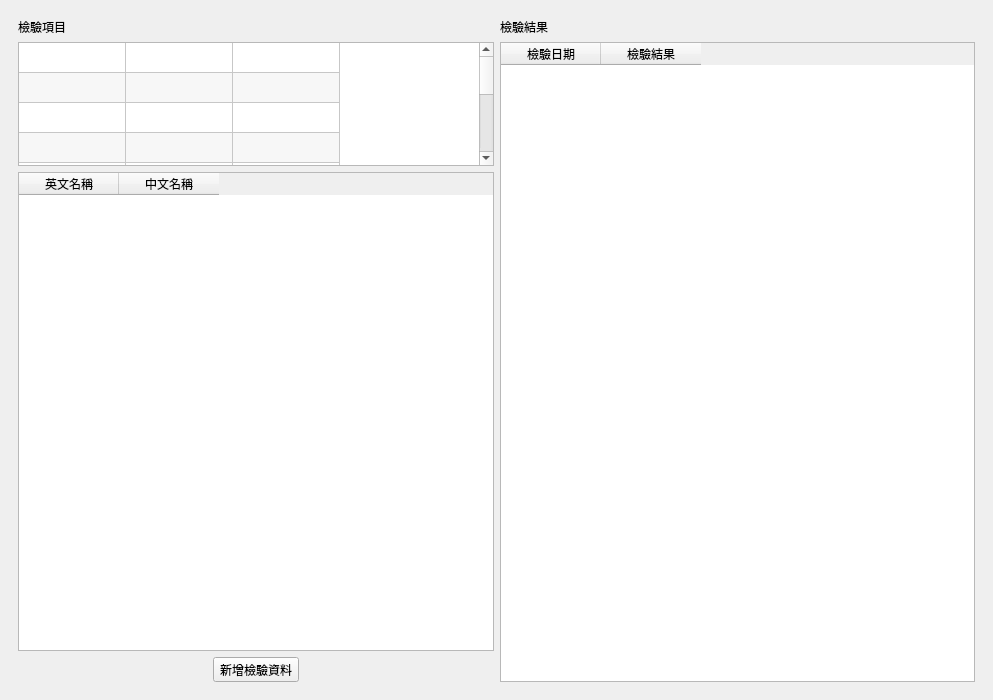
<?xml version="1.0" encoding="UTF-8"?>
<ui version="4.0">
 <class>MainWindow</class>
 <widget class="QMainWindow" name="MainWindow">
  <property name="geometry">
   <rect>
    <x>0</x>
    <y>0</y>
    <width>993</width>
    <height>700</height>
   </rect>
  </property>
  <property name="windowTitle">
   <string>MainWindow</string>
  </property>
  <widget class="QWidget" name="centralwidget">
   <layout class="QVBoxLayout" name="verticalLayout_3">
    <item>
     <layout class="QHBoxLayout" name="horizontalLayout">
      <property name="leftMargin">
       <number>9</number>
      </property>
      <property name="topMargin">
       <number>9</number>
      </property>
      <property name="rightMargin">
       <number>9</number>
      </property>
      <property name="bottomMargin">
       <number>9</number>
      </property>
      <item>
       <layout class="QVBoxLayout" name="verticalLayout">
        <item>
         <widget class="QLabel" name="label">
          <property name="text">
           <string>檢驗項目</string>
          </property>
         </widget>
        </item>
        <item>
         <widget class="QTableWidget" name="tableWidget_groups">
          <property name="maximumSize">
           <size>
            <width>16777215</width>
            <height>124</height>
           </size>
          </property>
          <property name="editTriggers">
           <set>QAbstractItemView::NoEditTriggers</set>
          </property>
          <property name="alternatingRowColors">
           <bool>true</bool>
          </property>
          <property name="selectionMode">
           <enum>QAbstractItemView::SingleSelection</enum>
          </property>
          <property name="selectionBehavior">
           <enum>QAbstractItemView::SelectItems</enum>
          </property>
          <property name="rowCount">
           <number>10</number>
          </property>
          <property name="columnCount">
           <number>3</number>
          </property>
          <attribute name="horizontalHeaderVisible">
           <bool>false</bool>
          </attribute>
          <attribute name="horizontalHeaderMinimumSectionSize">
           <number>27</number>
          </attribute>
          <attribute name="horizontalHeaderDefaultSectionSize">
           <number>107</number>
          </attribute>
          <attribute name="verticalHeaderVisible">
           <bool>false</bool>
          </attribute>
          <row/>
          <row/>
          <row/>
          <row/>
          <row/>
          <row/>
          <row/>
          <row/>
          <row/>
          <row/>
          <column/>
          <column/>
          <column/>
         </widget>
        </item>
        <item>
         <widget class="QTableWidget" name="tableWidget_examination_item">
          <property name="editTriggers">
           <set>QAbstractItemView::NoEditTriggers</set>
          </property>
          <property name="alternatingRowColors">
           <bool>true</bool>
          </property>
          <property name="selectionMode">
           <enum>QAbstractItemView::SingleSelection</enum>
          </property>
          <property name="selectionBehavior">
           <enum>QAbstractItemView::SelectRows</enum>
          </property>
          <column>
           <property name="text">
            <string>英文名稱</string>
           </property>
          </column>
          <column>
           <property name="text">
            <string>中文名稱</string>
           </property>
          </column>
         </widget>
        </item>
        <item>
         <layout class="QHBoxLayout" name="horizontalLayout_2">
          <item>
           <widget class="QToolButton" name="toolButton_add_examination">
            <property name="text">
             <string>新增檢驗資料</string>
            </property>
            <property name="icon">
             <iconset>
              <normaloff>../icons/add-files-to-archive.svg</normaloff>../icons/add-files-to-archive.svg</iconset>
            </property>
            <property name="toolButtonStyle">
             <enum>Qt::ToolButtonTextBesideIcon</enum>
            </property>
           </widget>
          </item>
         </layout>
        </item>
       </layout>
      </item>
      <item>
       <layout class="QVBoxLayout" name="verticalLayout_4">
        <item>
         <widget class="QLabel" name="label_2">
          <property name="text">
           <string>檢驗結果</string>
          </property>
         </widget>
        </item>
        <item>
         <widget class="QTableWidget" name="tableWidget_test_result">
          <property name="editTriggers">
           <set>QAbstractItemView::NoEditTriggers</set>
          </property>
          <property name="selectionMode">
           <enum>QAbstractItemView::SingleSelection</enum>
          </property>
          <property name="selectionBehavior">
           <enum>QAbstractItemView::SelectRows</enum>
          </property>
          <column>
           <property name="text">
            <string>檢驗日期</string>
           </property>
          </column>
          <column>
           <property name="text">
            <string>檢驗結果</string>
           </property>
          </column>
         </widget>
        </item>
       </layout>
      </item>
      <item>
       <layout class="QVBoxLayout" name="verticalLayout_chart"/>
      </item>
     </layout>
    </item>
   </layout>
  </widget>
 </widget>
 <resources/>
 <connections/>
</ui>
